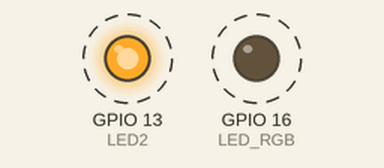
A sketch run on a simulated ESP32. Shown: output pins drawn as LEDs (lit = HIGH). Dashed ring = blinking.

Above: at 0.5 s.
Timing chart, 0 to 4.6 s (numbered marks = the images above):
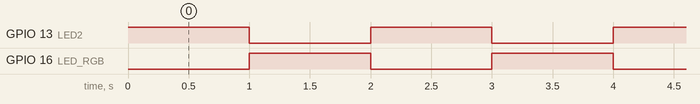

Measured:
- by itself, GPIO 13 (LED2), GPIO 16 (LED_RGB): alternates HIGH for 1.0 s and LOW for 1.0 s

The sketch:

CHAMELEON_Camouflage_Code_Solution_Task2.ino
```cpp
// LED2 (built-in ESP32)
// GPIO
#define LED2 13

// RGB LED
// GPIO
#define LED_RGB 16

// color sensor
// GPIO
// define pin for TTL level square wave
// define frequency scaling (S1 = 0)
// define color array (S2 not defined, because for red and blue color detection it must be LOW (not connected))
// define variable for each color frequency (red, green, blue)
// define a lower and upper treshold of the color sensor

// global variables

void setup()
{
  // setup LED2 as OUTPUT
  pinMode(LED2, OUTPUT);

  // setup LED_RGB as OUTPUT
  pinMode(LED_RGB, OUTPUT);

  // setup color sensor
  // setup frequency scaling
  // set frequency scaling to 20% (S1 = LOW, not connected)
  // setup color array (S2 not defined)

  // setup the serial communication
  Serial.begin(9600);
}

void loop()
{
  // set sensor to read RED color only (S2 = LOW because it's not connected)
  // write the pulse width of the sensor signal into the red_frequency variable
  // set sensor to read BLUE color only (S2 = LOW because it's not connected)
  // write the pulse width of the sensor signal into the blue_frequency variable
  // print RGB values in the serial monitor
  // write the detected color in the serial monitor

  // flash the red LED (LED2)
  digitalWrite(LED2, HIGH);
  digitalWrite(LED_RGB, LOW);
  delay(1000);
  // flash the blue LED (RGB_LED)
  digitalWrite(LED_RGB, HIGH);
  digitalWrite(LED2, LOW);

  delay(1000);
}
```
